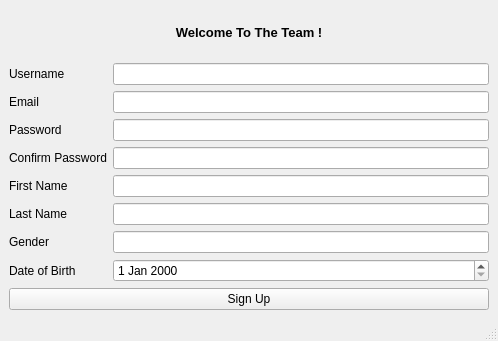
<?xml version="1.0" encoding="UTF-8"?>
<ui version="4.0">
 <class>MainWindow</class>
 <widget class="QMainWindow" name="MainWindow">
  <property name="geometry">
   <rect>
    <x>0</x>
    <y>0</y>
    <width>498</width>
    <height>341</height>
   </rect>
  </property>
  <property name="windowTitle">
   <string>Creating New Profile</string>
  </property>
  <widget class="QWidget" name="centralwidget">
   <layout class="QVBoxLayout" name="verticalLayout_2">
    <item>
     <layout class="QVBoxLayout" name="verticalLayout">
      <item>
       <widget class="QLabel" name="label_9">
        <property name="font">
         <font>
          <family>Arial</family>
          <pointsize>10</pointsize>
          <weight>75</weight>
          <bold>true</bold>
         </font>
        </property>
        <property name="text">
         <string>&lt;html&gt;&lt;head/&gt;&lt;body&gt;&lt;p align=&quot;center&quot;&gt;Welcome To The Team !&lt;/p&gt;&lt;/body&gt;&lt;/html&gt;</string>
        </property>
       </widget>
      </item>
      <item>
       <layout class="QFormLayout" name="formLayout">
        <item row="1" column="0">
         <widget class="QLabel" name="label">
          <property name="text">
           <string>Email </string>
          </property>
         </widget>
        </item>
        <item row="1" column="1">
         <widget class="QLineEdit" name="EmailInput"/>
        </item>
        <item row="2" column="0">
         <widget class="QLabel" name="label_2">
          <property name="text">
           <string>Password</string>
          </property>
         </widget>
        </item>
        <item row="2" column="1">
         <widget class="QLineEdit" name="PasswordInput">
          <property name="text">
           <string/>
          </property>
          <property name="echoMode">
           <enum>QLineEdit::Password</enum>
          </property>
         </widget>
        </item>
        <item row="3" column="0">
         <widget class="QLabel" name="label_3">
          <property name="text">
           <string>Confirm Password</string>
          </property>
         </widget>
        </item>
        <item row="3" column="1">
         <widget class="QLineEdit" name="ConfirmPasswordInput">
          <property name="echoMode">
           <enum>QLineEdit::Password</enum>
          </property>
         </widget>
        </item>
        <item row="4" column="0">
         <widget class="QLabel" name="label_4">
          <property name="text">
           <string>First Name</string>
          </property>
         </widget>
        </item>
        <item row="4" column="1">
         <widget class="QLineEdit" name="FirstNameInput"/>
        </item>
        <item row="5" column="0">
         <widget class="QLabel" name="label_5">
          <property name="text">
           <string>Last Name</string>
          </property>
         </widget>
        </item>
        <item row="5" column="1">
         <widget class="QLineEdit" name="LastNameInput"/>
        </item>
        <item row="6" column="0">
         <widget class="QLabel" name="label_6">
          <property name="text">
           <string>Gender</string>
          </property>
         </widget>
        </item>
        <item row="6" column="1">
         <widget class="QLineEdit" name="GenderInput"/>
        </item>
        <item row="7" column="0">
         <widget class="QLabel" name="label_7">
          <property name="text">
           <string>Date of Birth</string>
          </property>
         </widget>
        </item>
        <item row="7" column="1">
         <widget class="QDateEdit" name="dateEdit"/>
        </item>
        <item row="8" column="0" colspan="2">
         <widget class="QPushButton" name="SignUpButton">
          <property name="cursor">
           <cursorShape>PointingHandCursor</cursorShape>
          </property>
          <property name="focusPolicy">
           <enum>Qt::ClickFocus</enum>
          </property>
          <property name="whatsThis">
           <string>Sign up button</string>
          </property>
          <property name="text">
           <string>Sign Up</string>
          </property>
          <property name="flat">
           <bool>false</bool>
          </property>
         </widget>
        </item>
        <item row="0" column="0">
         <widget class="QLabel" name="UserName">
          <property name="text">
           <string>Username</string>
          </property>
         </widget>
        </item>
        <item row="0" column="1">
         <widget class="QLineEdit" name="UserNameInput"/>
        </item>
       </layout>
      </item>
     </layout>
    </item>
   </layout>
  </widget>
  <widget class="QStatusBar" name="statusbar"/>
 </widget>
 <resources/>
 <connections/>
</ui>
